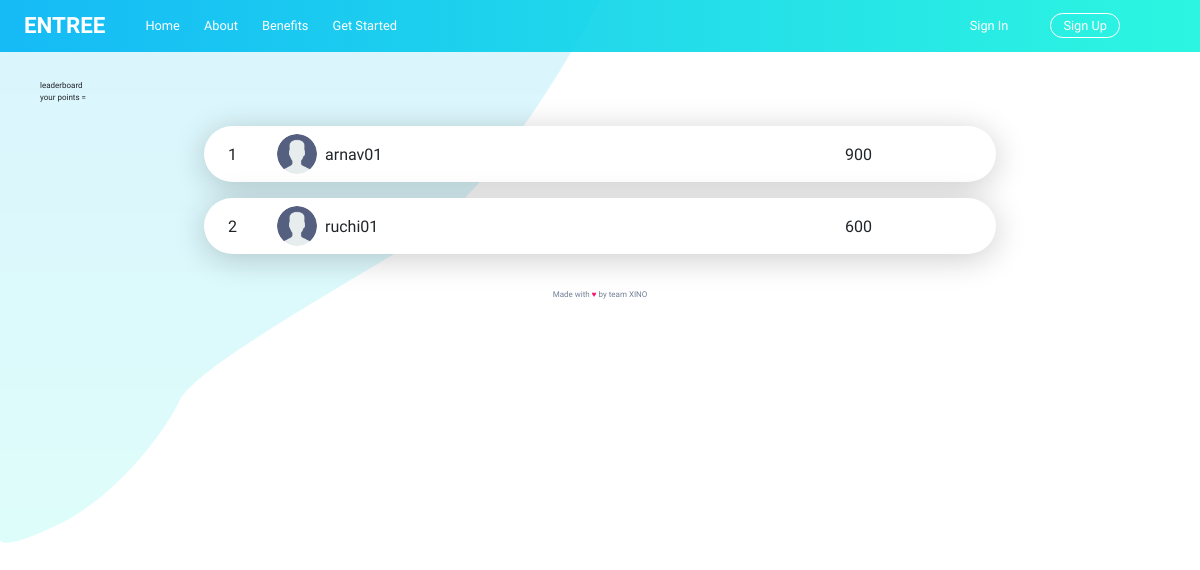
The page /leaderboard on the database as committed earlier.
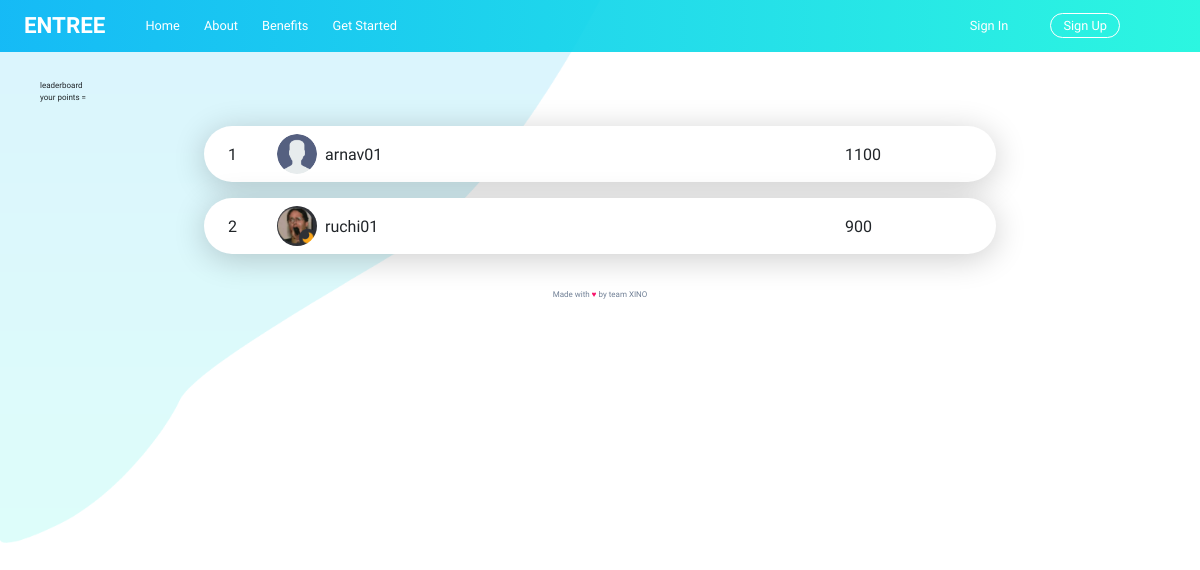
The same page on the database as committed later.
### Tool/models.py (models this page shows, shortened)
class User(db.Model,UserMixin):
    __tablename__ = 'users'
    id = db.Column(db.Integer,primary_key = True)
    name = db.Column(db.String(64))
    username = db.Column(db.String , unique = True)
    profile_image = db.Column(db.String(64), nullable = False , default = 'developer.png')
    membership = db.Column(db.String(64), nullable = False , default = 'basic')
    email = db.Column(db.String(64),unique = True,index = True)
    password_hash = db.Column(db.String(128))
    points = db.Column(db.Integer , default = 0)

### app.py (the view)
@app.route('/leaderboard')
def leaderboard():
    all_users = User.query.order_by(User.points.desc()).all()
    n = len(all_users)
    rank = []
    for users in all_users:
        rank.append(n)
        n -= 1
    return render_template('leaderboard.htm',all_users=all_users,rank=rank)

### Tool/templates/leaderboard.htm
{% extends "base.htm" %}
{% block content %}
<img src="static/img/curve.png" alt="leaderboard break" class="lboard-break">
<div class="lboard-wrapper">
    <h1class="heading-2 mgb-small">leaderboard</h1>
       <h1>your points = {{current_user.points}}</h1>
    <div class="lboard">
      {%for user in all_users%}
        <div class="lboard__item">
            <p class="lboard__no">{{rank.pop()}}</p>
            <img src="{{url_for('static', filename=user.profile_image)}}" alt="pfp 1" class="lboard__img">
            <p class="lboard__info"> {%if user == current_user%}
            <td>{{user.username}}(You)</td>
            {%else%}
            <td>{{user.username}}</td>
            {%endif%}</p>
            <p class="lboard__points">{{user.points}}</p>
        </div>
        {%endfor%}
    </div>
</div>
{%endblock%}

### Tool/templates/base.htm (shortened to what this page needs)
<!DOCTYPE html>
<html>
    <head>
        <link rel="stylesheet" href="https://stackpath.bootstrapcdn.com/bootstrap/4.5.2/css/bootstrap.min.css"
>
            <link rel="stylesheet" href="https://cdnjs.cloudflare.com/ajax/libs/meyer-reset/2.0/reset.min.css">
            <link rel='stylesheet' href='https://cdnjs.cloudflare.com/ajax/libs/tailwindcss/1.7.6/tailwind.min.css'>
        <link rel="stylesheet" href="static/css/styles.css">
    </head>
    <body>
        <nav class="navbar sticky">
            <div class="navbar__pages">
                <a href="index.htm" class="navbar__logo">
                    <p class="navbar__logo--text">Entree</p>
                </a>
                <a href="{{url_for('index')}}" class="navbar__link">Home</a>
                <a href="{{url_for('index', _anchor='about')}}" class="navbar__link">About</a>
                <a href="{{url_for('index', _anchor='benefits')}}" class="navbar__link">Benefits</a>
                <a href="{{url_for('donate')}}" class="navbar__link">Get Started</a>
            </div>
            <div class="navbar__account">
                <div class="navbar__account--links">
                    <a href="{{url_for('login')}}" class="navbar__link">Sign In</a>
                    <a href="{{url_for('register')}}" class="navbar__link navbar__create-link">Sign Up</a>
                </div>
            </div>
    </nav>
    {%block content%} {%endblock%}
    <div>
        <h6 class="relative mx-auto bottom-0 inset-x-0  text-center p-4 text-gray-600"> Made with <span
                style="color:rgb(249, 16, 105);">♥</span>
            by
            team XINO
        </h6>
    </div>
</body>
</html>

### Tool/static/css/styles.css (style rules this page uses)
html { font-size: 62.5%; scroll-behavior: smooth; box-sizing: border-box; }
@media only screen and (max-width: 75em) { html { font-size: 50%; } }
*, *::before, *::after { margin: 0; padding: 0; box-sizing: inherit; }
body { font-family: "Montserrat", sans-serif; font-weight: 400; line-height: 1.6; overflow-x: hidden; }
.lboard-break { position: absolute; top: 0; left: 0; width: 50%; z-index: -1; }
.lboard-wrapper { margin-top: 10rem; padding: 0rem 5rem; }
.navbar { position: absolute; top: 0; left: 0; width: 100vw; display: flex; padding: 1rem 3rem; background-image: linear-gradient(to right, rgba(0, 180, 245, 0.9), rgba(21, 245, 221, 0.9)); justify-content: space-between; align-items: center; z-index: 1001; }
.navbar__logo { display: flex; align-items: center; text-decoration: none; margin-right: 5rem; visibility: visible; }
.navbar__logo--text { font-size: 2.8rem; color: #ffffff; font-weight: 700; text-transform: uppercase; }
.navbar__link:link, .navbar__link:visited { text-decoration: none; font-size: 1.6rem; color: #ffffff; transition: all .2s ease-in-out; position: relative; }
.navbar__link:link:not(:last-child), .navbar__link:visited:not(:last-child) { margin-right: 3rem; }
.navbar__link::after { content: ""; position: absolute; background-color: #ffffff; bottom: -5px; left: 0; width: 100%; height: 1.5px; transform: scaleX(0); transition: all .2s ease-in-out; }
.navbar__pages { display: flex; align-items: center; justify-content: space-around; }
.navbar__account { display: flex; align-items: center; }
.navbar__create-link:link, .navbar__create-link:visited { padding: .5rem 1.5rem; margin: 0 2rem; border: 1px #ffffff solid; border-radius: 100px; }
.navbar__create-link:link::after, .navbar__create-link:visited::after { display: none; }
.lboard { padding: 3rem; width: 75%; margin: auto; }
.lboard__item { display: flex; align-items: center; background-color: #ffffff; box-shadow: 0 5px 4rem rgba(0, 0, 0, 0.2); border-radius: 100px; padding: 1rem 3rem; }
.lboard__item:not(:last-child) { margin-bottom: 2rem; }
.lboard__no { margin-right: 5rem; }
.lboard__img { width: 5rem; height: 5rem; border-radius: 50%; margin-right: 1em; }
.lboard__info, .lboard__no, .lboard__points { font-size: 2rem; }
.lboard__info { width: calc(100% - 28rem); }

Rows that differ between the two databases and show on the page:
changed User "arnav01": points "900" → "1100"
changed User "ruchi01": profile_image: a different picture; points "600" → "900"
